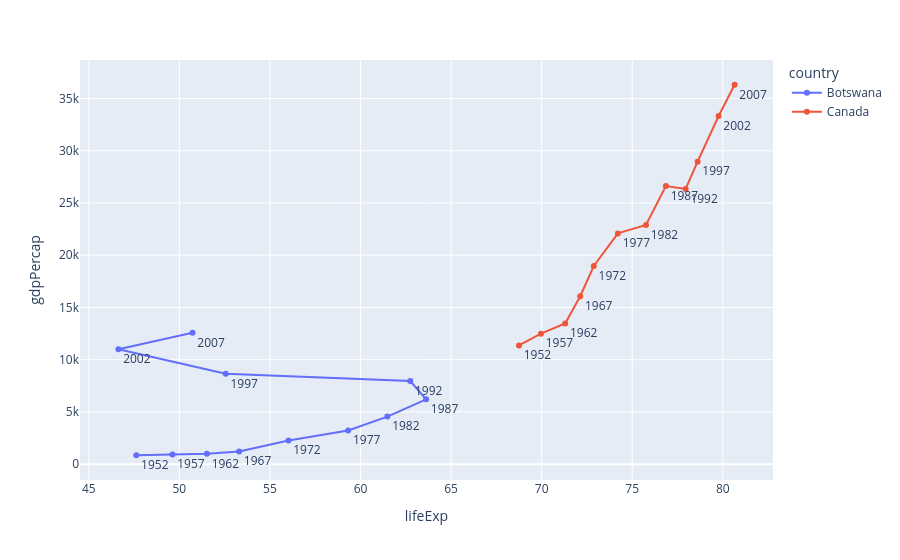

This figure's notebook cell:
### Code cell
#px同时画线和点
df = px.data.gapminder().query("country in ['Canada', 'Botswana']")
df.sort_values(by="year")
fig = px.line(df, x="lifeExp", y="gdpPercap", color="country", text="year")
fig.update_traces(textposition="bottom right")
fig.show()

### Figure 1 — Plotly figure (JSON) as saved in the notebook; plotly's stock layout.template omitted (floating-point values rounded to 4 significant figures)
{"data": [{"hovertemplate": "country=Botswana<br>lifeExp=%{x}<br>gdpPercap=%{y}<br>year=%{text}<extra></extra>", "legendgroup": "Botswana", "line": {"color": "#636efa", "dash": "solid"}, "marker": {"symbol": "circle"}, "mode": "lines+markers+text", "name": "Botswana", "orientation": "v", "showlegend": true, "text": [1952.0, 1957.0, 1962.0, 1967.0, 1972.0, 1977.0, 1982.0, 1987.0, 1992.0, 1997.0, 2002.0, 2007.0], "textposition": "bottom right", "type": "scatter", "x": [47.62, 49.62, 51.52, 53.3, 56.02, 59.32, 61.48, 63.62, 62.74, 52.56, 46.63, 50.73], "xaxis": "x", "y": [851.2, 918.2, 983.7, 1215.0, 2264.0, 3215.0, 4551.0, 6206.0, 7954.0, 8647.0, 11000.0, 12570.0], "yaxis": "y"}, {"hovertemplate": "country=Canada<br>lifeExp=%{x}<br>gdpPercap=%{y}<br>year=%{text}<extra></extra>", "legendgroup": "Canada", "line": {"color": "#EF553B", "dash": "solid"}, "marker": {"symbol": "circle"}, "mode": "lines+markers+text", "name": "Canada", "orientation": "v", "showlegend": true, "text": [1952.0, 1957.0, 1962.0, 1967.0, 1972.0, 1977.0, 1982.0, 1987.0, 1992.0, 1997.0, 2002.0, 2007.0], "textposition": "bottom right", "type": "scatter", "x": [68.75, 69.96, 71.3, 72.13, 72.88, 74.21, 75.76, 76.86, 77.95, 78.61, 79.77, 80.65], "xaxis": "x", "y": [11370.0, 12490.0, 13460.0, 16080.0, 18970.0, 22090.0, 22900.0, 26630.0, 26340.0, 28950.0, 33330.0, 36320.0], "yaxis": "y"}], "layout": {"legend": {"title": {"text": "country"}, "tracegroupgap": 0}, "margin": {"t": 60}, "xaxis": {"anchor": "y", "domain": [0, 1], "title": {"text": "lifeExp"}}, "yaxis": {"anchor": "x", "domain": [0, 1], "title": {"text": "gdpPercap"}}}}
